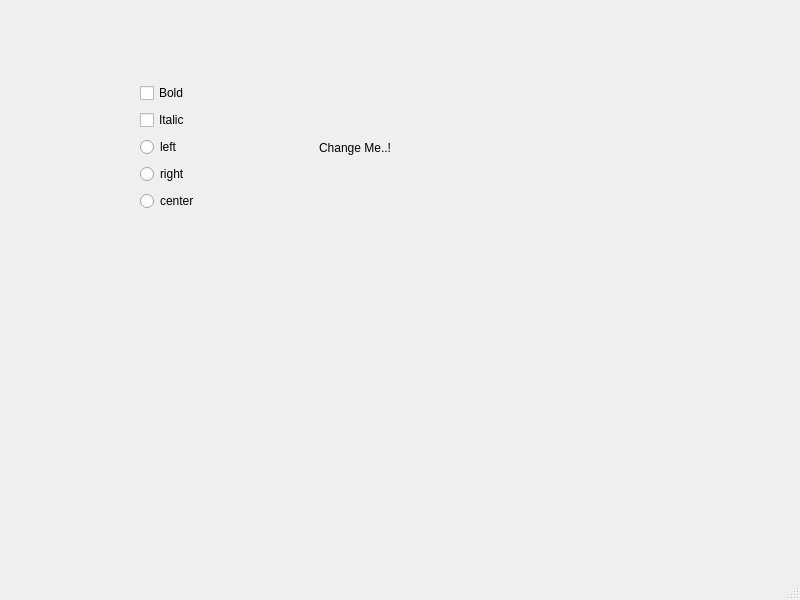
<?xml version="1.0" encoding="UTF-8"?>
<ui version="4.0">
 <class>MainWindow</class>
 <widget class="QMainWindow" name="MainWindow">
  <property name="geometry">
   <rect>
    <x>0</x>
    <y>0</y>
    <width>800</width>
    <height>600</height>
   </rect>
  </property>
  <property name="windowTitle">
   <string>MainWindow</string>
  </property>
  <widget class="QWidget" name="centralwidget">
   <widget class="QWidget" name="">
    <property name="geometry">
     <rect>
      <x>140</x>
      <y>82</y>
      <width>351</width>
      <height>131</height>
     </rect>
    </property>
    <layout class="QHBoxLayout" name="horizontalLayout">
     <item>
      <layout class="QVBoxLayout" name="verticalLayout">
       <item>
        <widget class="QCheckBox" name="checkBox">
         <property name="text">
          <string>Bold</string>
         </property>
        </widget>
       </item>
       <item>
        <widget class="QCheckBox" name="checkBox_2">
         <property name="text">
          <string>Italic</string>
         </property>
        </widget>
       </item>
       <item>
        <widget class="QRadioButton" name="radioButton">
         <property name="text">
          <string>left</string>
         </property>
        </widget>
       </item>
       <item>
        <widget class="QRadioButton" name="radioButton_2">
         <property name="text">
          <string>right</string>
         </property>
        </widget>
       </item>
       <item>
        <widget class="QRadioButton" name="radioButton_3">
         <property name="text">
          <string>center</string>
         </property>
        </widget>
       </item>
      </layout>
     </item>
     <item>
      <widget class="QLabel" name="label">
       <property name="text">
        <string>Change Me..!</string>
       </property>
      </widget>
     </item>
    </layout>
   </widget>
  </widget>
  <widget class="QMenuBar" name="menubar">
   <property name="geometry">
    <rect>
     <x>0</x>
     <y>0</y>
     <width>800</width>
     <height>21</height>
    </rect>
   </property>
  </widget>
  <widget class="QStatusBar" name="statusbar"/>
 </widget>
 <resources/>
 <connections/>
</ui>
